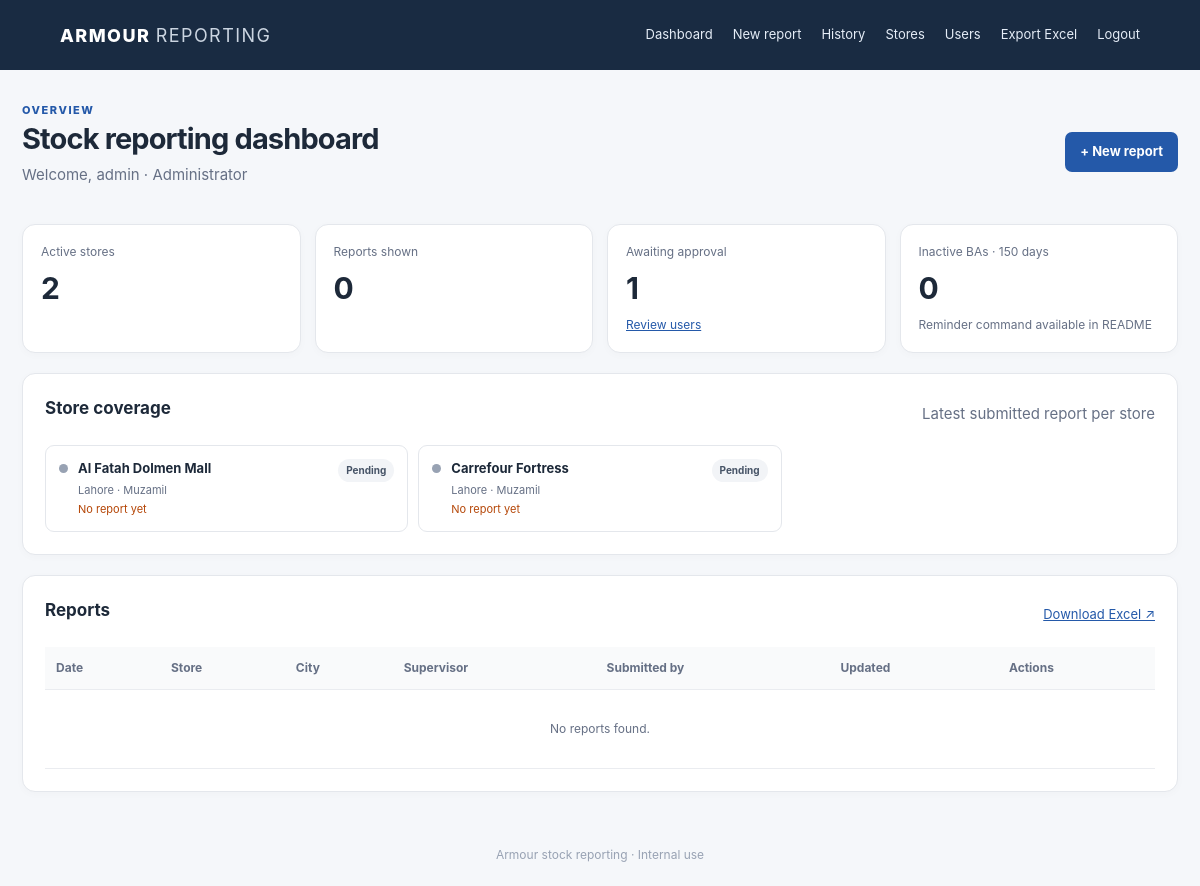
The page /dashboard (signed in) on the database its author committed.
### app.py (models this page shows, shortened)
class User(db.Model):
    id = db.Column(db.Integer, primary_key=True)
    email = db.Column(db.String(254), unique=True, nullable=False, index=True)
    username = db.Column(db.String(80), unique=True, nullable=False)
    password_hash = db.Column(db.String(255), nullable=False)
    role = db.Column(db.String(10), default='ba', nullable=False)
    approved = db.Column(db.Boolean, default=False, nullable=False)
    created_at = db.Column(db.DateTime, default=datetime.utcnow)
    last_login = db.Column(db.DateTime)
    @property
    def is_admin(self): return self.role == 'admin'

class Store(db.Model):
    id = db.Column(db.Integer, primary_key=True)
    name = db.Column(db.String(150), unique=True, nullable=False)
    city = db.Column(db.String(100), nullable=False)
    supervisor = db.Column(db.String(120), nullable=False)
    active = db.Column(db.Boolean, default=True, nullable=False)

### app.py (the view)
@app.route('/dashboard')
@login_required
def dashboard():
    u = current_user()
    stores = Store.query.filter_by(active=True).order_by(Store.city, Store.name).all()
    reports = Report.query.order_by(Report.report_date.desc(), Report.updated_at.desc()).limit(300).all()
    if not u.is_admin: reports = [r for r in reports if r.submitted_by == u.id]
    latest_by_store = {}
    for r in Report.query.order_by(Report.report_date.desc(), Report.updated_at.desc()).all(): latest_by_store.setdefault(r.store_id, r)
    pending = User.query.filter_by(approved=False, role='ba').count() if u.is_admin else 0
    inactive = []
    if u.is_admin:
        cutoff = datetime.utcnow() - timedelta(days=150)
        for ba in User.query.filter_by(role='ba', approved=True).all():
            latest = Report.query.filter_by(submitted_by=ba.id).order_by(Report.updated_at.desc()).first()
            if not latest or not latest.updated_at or latest.updated_at < cutoff:
                inactive.append(ba)
        for ba in User.query.filter_by(role='ba', approved=True).all():
            latest_report = Report.query.filter_by(submitted_by=ba.id).order_by(Report.updated_at.desc()).first()
            if not latest_report or not latest_report.updated_at or latest_report.updated_at < cutoff:
                inactive.append(ba)
    return render_template('dashboard.html', stores=stores, reports=reports, latest_by_store=latest_by_store, pending=pending, inactive=inactive)

### app.py (called while the page is built)
def current_user():
    uid = session.get('user_id')
    return db.session.get(User, uid) if uid else None

def login_required(fn):
    @wraps(fn)
    def wrapped(*args, **kwargs):
        if not current_user(): flash('Please log in first.', 'warning'); return redirect(url_for('login'))
        return fn(*args, **kwargs)
    return wrapped

@app.context_processor
def inject_globals(): return {'me': current_user(), 'sku_fields': SKU_FIELDS, 'statuses': STATUSES, 'now_date': date.today().isoformat()}

### templates/dashboard.html
{% extends 'base.html' %}{% block title %}Dashboard · Armour{% endblock %}{% block content %}<div class="page-head"><div><p class="eyebrow">OVERVIEW</p><h1>Stock reporting dashboard</h1><p class="muted">Welcome, {{ me.username }}{% if me.is_admin %} · Administrator{% else %} · Brand Ambassador{% endif %}</p></div><a class="button primary" href="{{ url_for('new_report') }}">+ New report</a></div><div class="stats"><div class="stat card"><span>Active stores</span><strong>{{ stores|length }}</strong></div><div class="stat card"><span>Reports shown</span><strong>{{ reports|length }}</strong></div>{% if me.is_admin %}<div class="stat card"><span>Awaiting approval</span><strong>{{ pending }}</strong><small><a href="{{ url_for('admin_users') }}">Review users</a></small></div><div class="stat card"><span>Inactive BAs · 150 days</span><strong>{{ inactive|length }}</strong><small>Reminder command available in README</small></div>{% endif %}</div><section class="card"><div class="section-head"><h2>Store coverage</h2><span class="muted">Latest submitted report per store</span></div>{% if stores %}<div class="store-grid">{% for store in stores %}{% set report=latest_by_store.get(store.id) %}<div class="store-tile"><div class="store-dot {{ 'done' if report else '' }}"></div><div class="grow"><strong>{{ store.name }}</strong><small>{{ store.city }} · {{ store.supervisor }}</small>{% if report %}<small>Latest: {{ report.report_date.strftime('%d %b %Y') }}</small>{% else %}<small class="warning-text">No report yet</small>{% endif %}</div>{% if report %}<span class="pill green">Reported</span>{% else %}<span class="pill gray">Pending</span>{% endif %}</div>{% endfor %}</div>{% else %}<p>No stores added yet. Admin can add stores from the Stores page.</p>{% endif %}</section><section class="card"><div class="section-head"><h2>Reports</h2><a href="{{ url_for('export_excel') }}">Download Excel ↗</a></div><div class="table-wrap"><table><thead><tr><th>Date</th><th>Store</th><th>City</th><th>Supervisor</th><th>Submitted by</th><th>Updated</th><th>Actions</th></tr></thead><tbody>{% for r in reports %}<tr><td>{{ r.report_date.strftime('%d %b %Y') }}</td><td>{{ r.store.name }}</td><td>{{ r.store.city }}</td><td>{{ r.store.supervisor }}</td><td>{{ r.submitter.username }}</td><td>{{ r.updated_at.strftime('%d %b %Y %H:%M') if r.updated_at else '' }}</td><td class="actions"><a href="{{ url_for('edit_report',report_id=r.id) }}">Edit</a>{% if me.is_admin %}<form method="post" action="{{ url_for('delete_report',report_id=r.id) }}" data-confirm="Delete this report? The history record will remain."><button class="link danger-text">Delete</button></form>{% endif %}</td></tr>{% else %}<tr><td colspan="7" class="empty">No reports found.</td></tr>{% endfor %}</tbody></table></div></section>{% if me.is_admin and inactive %}<section class="card"><h2>Inactive BA accounts</h2><p class="muted">No report update for 150 days, or no report submitted yet. Run the email reminder command after configuring Gmail SMTP.</p><div class="chips">{% for u in inactive %}<span class="pill gray">{{ u.username }} · {{ u.email }}</span>{% endfor %}</div></section>{% endif %}{% endblock %}

### static/style.css (style rules this page uses)
:root { --ink:#1d2939;--muted:#667085;--line:#e4e7ec;--paper:#f5f7fa;--navy:#192b42;--blue:#2459a9;--blue2:#174786;--green:#18794e;--red:#b42318 }
* { box-sizing:border-box }
body { margin:0;background:var(--paper);color:var(--ink);font:15px/1.5 Inter,ui-sans-serif,system-ui,-apple-system,BlinkMacSystemFont,"Segoe UI",sans-serif }
.page-head { display:flex;justify-content:space-between;align-items:center;gap:20px;margin-bottom:22px }
.page-head h1,.auth h1 { font-size:29px;line-height:1.2;margin:3px 0 8px;letter-spacing:-.03em }
.eyebrow { font-size:11px;letter-spacing:.14em;font-weight:800;color:var(--blue);margin:0 }
.muted { color:var(--muted);margin-top:4px }
.card { background:white;border:1px solid var(--line);border-radius:13px;padding:22px;margin-bottom:20px;box-shadow:0 2px 8px #10182806 }
.stats { display:grid;grid-template-columns:repeat(4,minmax(0,1fr));gap:14px;margin-bottom:20px }
.stat { margin:0;padding:18px }
.stat span,.stat small { display:block;color:var(--muted);font-size:12px }
.stat strong { display:block;font-size:30px;margin:5px 0 }
.stat small a { color:var(--blue) }
.section-head { display:flex;justify-content:space-between;align-items:center;gap:16px;margin-bottom:16px }
.section-head h2,.card h2 { font-size:17px;margin:0 0 8px }
.section-head a { font-size:13px;color:var(--blue) }
.store-grid { display:grid;grid-template-columns:repeat(3,minmax(0,1fr));gap:10px }
.store-tile { display:flex;align-items:flex-start;gap:10px;border:1px solid var(--line);border-radius:9px;padding:13px;min-width:0 }
.store-tile strong,.store-tile small { display:block;overflow-wrap:anywhere }
.store-tile strong { font-size:13px }
.store-tile small { color:var(--muted);font-size:11px;margin-top:3px }
.grow { flex:1;min-width:0 }
.store-dot { width:9px;height:9px;flex-shrink:0;border-radius:50%;background:#98a2b3;margin-top:5px }
.pill { font-size:10px;font-weight:700;border-radius:20px;padding:4px 8px;white-space:nowrap;display:inline-block }
.gray { background:#f2f4f7;color:#475467 }
.warning-text { color:#b54708!important }
.table-wrap { width:100%;overflow-x:auto }
table { width:100%;border-collapse:collapse;font-size:12px;white-space:nowrap }
th { text-align:left;color:#667085;background:#f9fafb;font-weight:700 }
th,td { padding:12px 11px;border-bottom:1px solid #eaecf0 }
.empty { text-align:center;color:var(--muted);padding:30px }
.auth a,.card a { color:var(--blue) }
button,.button { font:inherit;border:0;border-radius:7px;padding:10px 15px;display:inline-flex;justify-content:center;align-items:center;text-decoration:none;cursor:pointer;font-size:13px;font-weight:700 }
.primary { background:var(--blue);color:white }

### rows shown on the page
User: username "admin"
Store: name "Al Fatah Dolmen Mall", city "Lahore", supervisor "Muzamil"
Store: name "Carrefour Fortress", city "Lahore", supervisor "Muzamil"

### other values the page prints
{{ stores|length }} "2"
{{ reports|length }} "0"
{{ pending }} "1"
{{ inactive|length }} "0"
